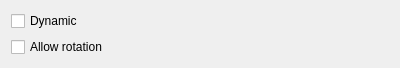
<?xml version="1.0" encoding="UTF-8"?>
<ui version="4.0">
 <class>PhysicsComponentWidget</class>
 <widget class="QWidget" name="PhysicsComponentWidget">
  <property name="geometry">
   <rect>
    <x>0</x>
    <y>0</y>
    <width>400</width>
    <height>62</height>
   </rect>
  </property>
  <property name="windowTitle">
   <string>Form</string>
  </property>
  <layout class="QVBoxLayout" name="verticalLayout">
   <item>
    <widget class="QCheckBox" name="chkDynamic">
     <property name="text">
      <string>Dynamic</string>
     </property>
    </widget>
   </item>
   <item>
    <widget class="QCheckBox" name="chkRotate">
     <property name="text">
      <string>Allow rotation</string>
     </property>
    </widget>
   </item>
  </layout>
 </widget>
 <resources/>
 <connections/>
</ui>
